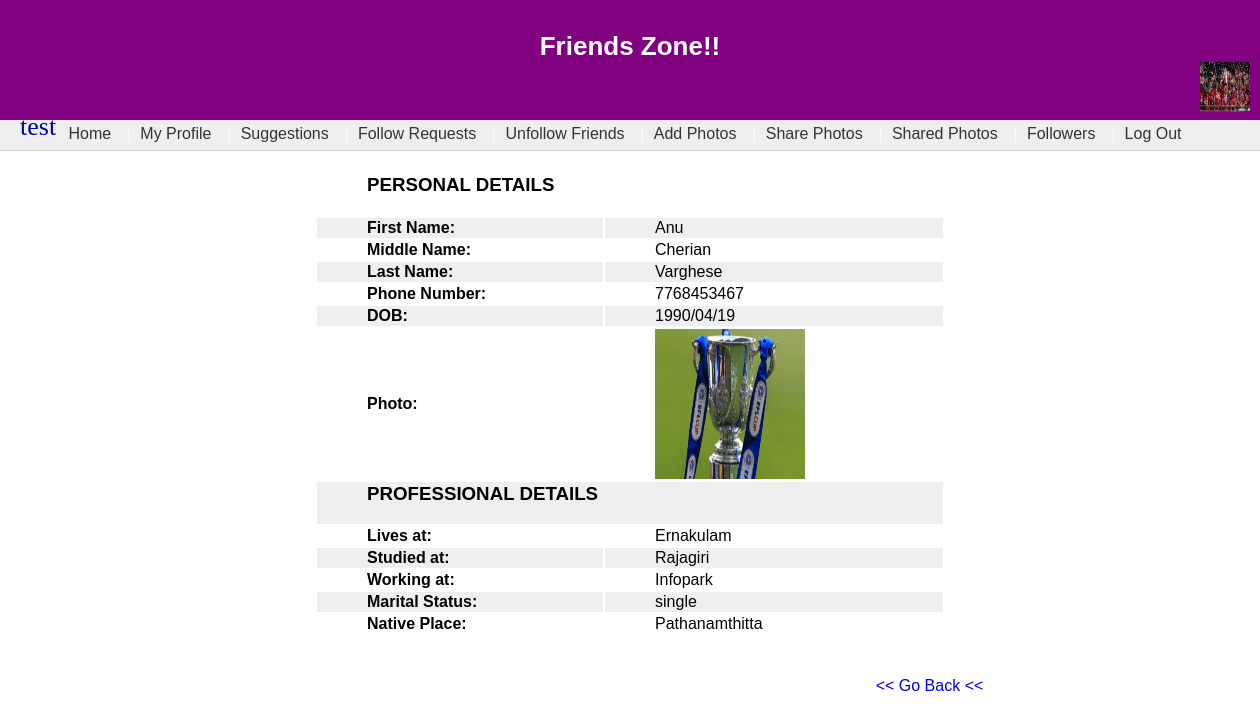
The app's page /User/view_profile.php?user_id=2 (signed in) with its own data.
### tables this page shows
CREATE TABLE IF NOT EXISTS `user_reg` (
  `id` int(11) NOT NULL AUTO_INCREMENT,
  `fname` varchar(30) NOT NULL,
  `mname` varchar(30) NOT NULL,
  `lname` varchar(30) NOT NULL,
  `phone_no` bigint(20) NOT NULL,
  `email_id` varchar(50) NOT NULL,
  `password` varchar(50) NOT NULL,
  `dob` varchar(50) NOT NULL,
  `photo` varchar(220) NOT NULL,
  PRIMARY KEY (`id`)
);

CREATE TABLE IF NOT EXISTS `user_details` (
  `id` int(11) NOT NULL AUTO_INCREMENT,
  `user_id` int(11) NOT NULL,
  `lives_at` varchar(50) NOT NULL,
  `studied_at` varchar(60) NOT NULL,
  `working_at` varchar(30) NOT NULL,
  `marital_status` varchar(40) NOT NULL,
  `native_place` varchar(60) NOT NULL,
  PRIMARY KEY (`id`)
);

### User/view_profile.php (the view, shortened to what this page needs)
<?php
include("../header.php");
include("user_mainmenu.php");
$user_id=$_REQUEST['user_id']
?>
<html>
<head>
<link rel="stylesheet" href="../header.css">
</head>
<body>
<?php
include("../db/connection.php");
$result=mysqli_query($con,"SELECT * FROM user_reg WHERE id='$user_id'");
$row=mysqli_fetch_array($result);
?>
<table id="test_table" border="0" align="center">
<tr>
	<th colspan="2" align="center"><h3>PERSONAL DETAILS</h3></th>
</tr>
<tr>
	<th>First Name:</th>
	<td><?php echo $row['fname']; ?></td>
</tr>
<tr>
	<th>Middle Name:</th>
    <td><?php echo $row['mname']; ?></td>
</tr>
<tr>
	<th>Last Name:</th>
    <td><?php echo $row['lname']; ?></td>
</tr>
<tr>
	<th>Phone Number:</th>
    <td><?php echo $row['phone_no']; ?></td>
</tr>
<tr>
	<th>DOB:</th>
    <td><?php echo $row['dob']; ?></td>
</tr>
<tr>
	<th>Photo:</th>
    <td><img src="<?php echo $row['photo']; ?>" width="150" height="150"></td>
</tr>
<tr>
	<th colspan="2" align="center"><h3>PROFESSIONAL DETAILS</h3></th>
</tr>
<?php
$result1=mysqli_query($con,"SELECT * FROM user_details WHERE user_id='$user_id'");
$row1=mysqli_fetch_array($result1);
$num_rows=mysqli_num_rows($result1);
if($num_rows>0)
{
?>
<tr>
	<th>Lives at:</th>
    <td><?php echo $row1['lives_at']; ?></td>
</tr>
<tr>
	<th>Studied at:</th>
    <td><?php echo $row1['studied_at']; ?></td>
</tr>
<tr>
	<th>Working at:</th>
    <td><?php echo $row1['working_at']; ?></td>
</tr>
<tr>
	<th>Marital Status:</th>
    <td><?php echo $row1['marital_status']; ?></td>
</tr>
<tr>
	<th>Native Place:</th>
    <td><?php echo $row1['native_place']; ?></td>
</tr>
<?php
}
else
{
?>
<tr>
	<th colspan="2" style="padding-left:300px;"><a href="#">NO DETAILS TO SHOW</a></th>
</tr>
<?php
}
?>
</table>
<br>
<table id="test_table" border="0" align="center">
<tr>
<td>
<a style="margin-left:550px;" href="send_request.php"> << Go Back << </a>
</td>
</tr>
</table>
</body>
</html>

### header.php (shortened to what this page needs)
<?php
$id=$_SESSION['id'];
if($_SESSION['id']=="")
{
	?>
<title>Photo sharing web service</title>
<div id="header">
    <br />
      <center>
         <span id="head_white">
           Friends Zone!!
         </span>
 </center>
  </div>
  <?php
}
else
{
include("../db/connection.php");
$result=mysqli_query($con,"SELECT fname,photo FROM user_reg WHERE id='$id'");
$row=mysqli_fetch_array($result);
?>
<div id="header">
    <br />
      <center>
         <span id="head_white">
           Friends Zone!!
         </span>
 </center>
 <span style="margin-left:1200px;">
           <img src="<?php echo $row['photo']; ?>" width="50" height="50"><span style="color:#0000A0; margin-left:20px; font-family:'Comic Sans MS', cursive;"><?php echo $row['fname']; ?></span>
         </span>
  </div>
  <?php
}
?>

### header.css (style rules this page uses)
body { margin: 0px auto; }
#test_table { font-family:"Trebuchet MS", Arial, Helvetica, sans-serif; font-size:16px; min-width:50%; background:#FFF; text-align:right; margin-top:20px; }
#test_table th { text-align:left; padding-left:50px; }
#test_table td { text-align:left; padding-left:50px; }
#test_table tr:nth-child(even) { background: #EEE;text-align:center; }
#test_table tr:nth-child(odd) { background: #FFF;text-align:center; }
#test_table a { text-decoration:none; }
#header { width:100%; height:120px; background: purple; color:#FFF; font-size:26px; font-family:Tahoma, Geneva, sans-serif; }
#head_white { color:#fff; font-size:26px; font-weight:bold; }

### records on screen
user_reg: photo (picture), fname "test"
user_reg: fname "Anu", mname "Cherian", lname "Varghese", phone_no "7768453467", dob "1990/04/19", photo (picture)
user_details: lives_at "Ernakulam", studied_at "Rajagiri", working_at "Infopark", marital_status "single", native_place "Pathanamthitta"
